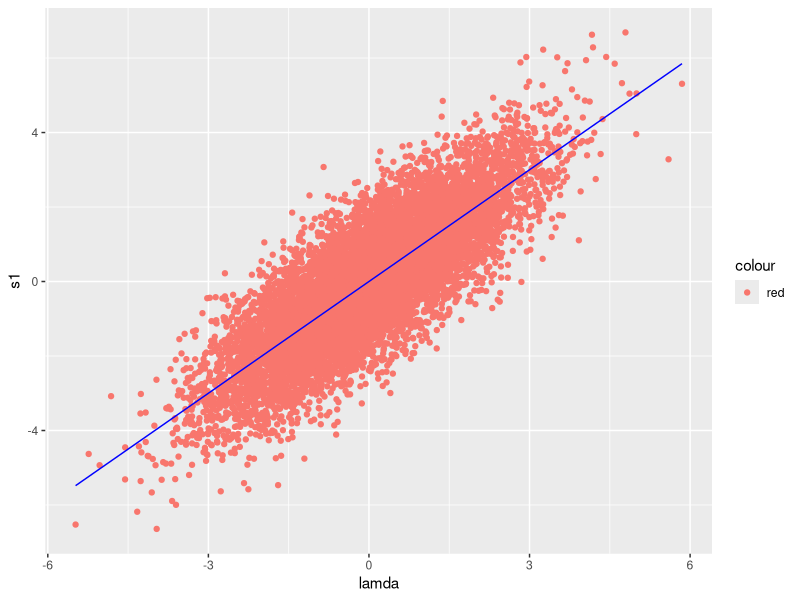
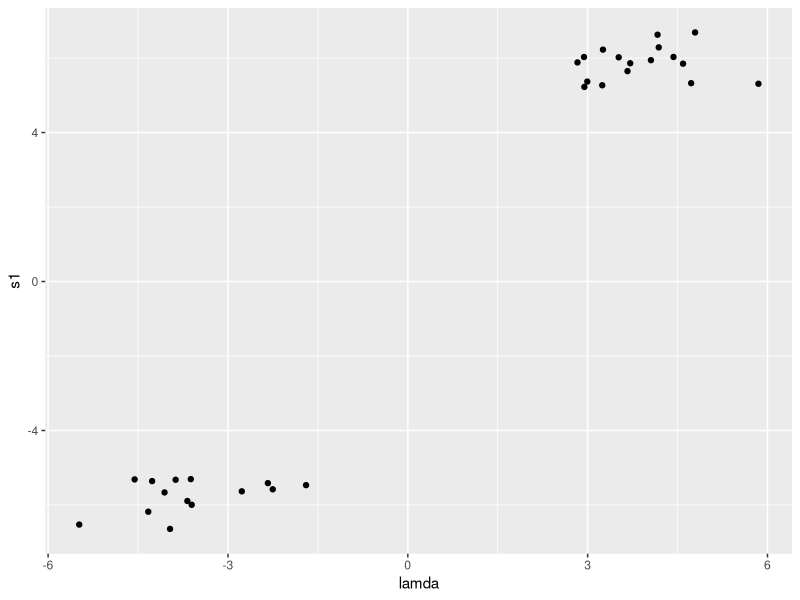

Source code (R) for these figures, in order:
library(tidyverse)

#here we are plotting are plotting the test statistic against the lamda that generated it.
#Our test statsitic is ditbruted normally with mean lamda and therefore the test statistic and the values of lambda
#should not differ very much. only the variance should make a difference. We want to see how closely they match 


#pulling lamda from normal distrubtion 
tempSd<-sqrt(2)
N=10000
sampleSize=10000
lamda <- rnorm(n=N, mean=0, sd=tempSd)

#to check if the lamda drawn is normally ditrbuted 
#den_init_lambda <- density(lamda)
#plot(den_init_lambda)

results<-matrix(nrow=N, ncol=3)

for(i in 1:N){
  results[i,1] = lamda[i]
  results[i,c(2,3)] <- rnorm(n=2,mean=lamda[i],sd=1)
}


results.data=as.data.frame(results)
colnames(results.data)=c("lamda", "s1", "s2")

true_lambda <- function(lambda){
  return(lambda)
}

#plot(results.data[,c(1,2)])
s1VSlamda<-ggplot(data = results.data, mapping = aes(x = lamda, y = s1,colour="red")) +geom_point()
s1VSlamda <- s1VSlamda + stat_function(fun=true_lambda,geom="line",colour="blue")
ggsave(filename="s1_VS_lambda.jpg")

#den_lambda = density(filter(results.data,s1>5.2 | s1<(-5.2) && lamda>0)$s1)
#den_lambda = density(filter(results.data,s1>5.2 | s1<(-5.2))$lamda)
#plot(den_lambda)

sig_stats<-ggplot(data = filter(results.data, s1>5.2 | s1<(-5.2)), mapping = aes(x = lamda, y = s1)) +geom_point()
ggsave(filename="lambda_significant_stats.jpg")
#s1 is the colums 
#s2 is the rows
cont_table = matrix(c(0,0,0,0),nrow=2,ncol=2)
for (i in 1:N){
  boolS1=(results[i,2] > 5.2 | results[i,2] < -5.2)
  boolS2=(results[i,3] > 5.2 | results[i,3] < -5.2)
  if (boolS1 && boolS2){
    cont_table[2,2] <- cont_table[2,2]+1
  }else if (!boolS1 && boolS2){
    cont_table[2,1] <- cont_table[2,1]+1
  }else if (boolS1 && (!boolS2)){
    cont_table[1,2] <- cont_table[1,2]+1
  }else{
    cont_table[1,1] <- cont_table[1,1]+1
  }
}
